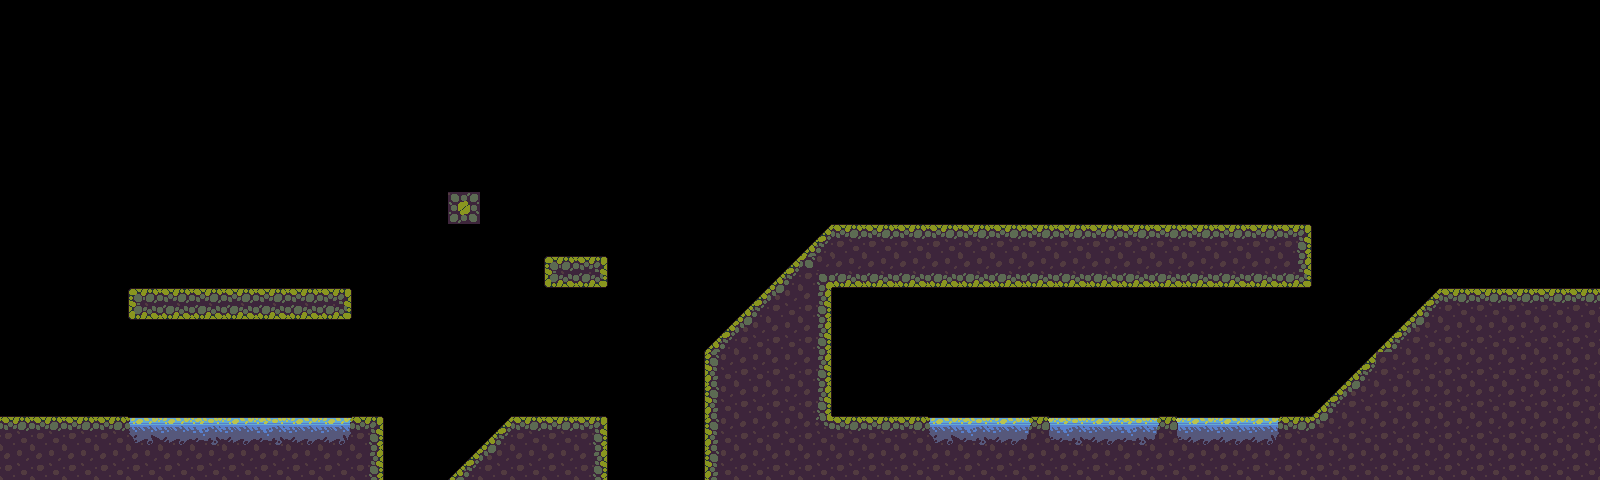

Tiled map render using the project's own tile images. Description and the map definition, with tile-layer contents summarised, below:
An orthogonal 50x15 tile map with 32x32 px tiles, 1 tile layer (Capa de patrones 1).

<map version="1.5" tiledversion="1.7.2" orientation="orthogonal" renderorder="right-down" width="50" height="15" tilewidth="32" tileheight="32" infinite="0" nextlayerid="2" nextobjectid="1">
 <tileset firstgid="1" name="Tileset" tilewidth="32" tileheight="32" tilecount="60" columns="10">
  <image source="Tileset.png" width="320" height="192" />
  <wangsets>
   <wangset name="Terrains" type="corner" tile="-1" />
  </wangsets>
 </tileset>
 <layer id="1" name="Capa de patrones 1" width="50" height="15">
  <data>[750 cells, 177 non-empty, 22 distinct tile ids]</data>
 </layer>
</map>
